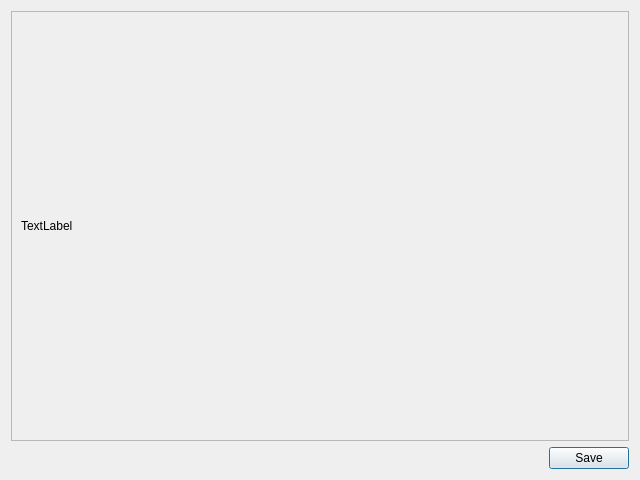
<?xml version="1.0" encoding="UTF-8"?>
<ui version="4.0">
 <class>GraphWidget</class>
 <widget class="QDialog" name="GraphWidget">
  <property name="geometry">
   <rect>
    <x>0</x>
    <y>0</y>
    <width>640</width>
    <height>480</height>
   </rect>
  </property>
  <property name="windowTitle">
   <string>Form</string>
  </property>
  <layout class="QVBoxLayout" name="verticalLayout">
   <item>
    <widget class="QScrollArea" name="scrollArea">
     <property name="widgetResizable">
      <bool>true</bool>
     </property>
     <widget class="QWidget" name="scrollAreaWidgetContents">
      <property name="geometry">
       <rect>
        <x>0</x>
        <y>0</y>
        <width>620</width>
        <height>425</height>
       </rect>
      </property>
      <layout class="QVBoxLayout" name="verticalLayout_2">
       <item>
        <widget class="QLabel" name="image">
         <property name="text">
          <string>TextLabel</string>
         </property>
        </widget>
       </item>
      </layout>
     </widget>
    </widget>
   </item>
   <item>
    <layout class="QHBoxLayout" name="horizontalLayout">
     <item>
      <spacer name="horizontalSpacer">
       <property name="orientation">
        <enum>Qt::Horizontal</enum>
       </property>
       <property name="sizeHint" stdset="0">
        <size>
         <width>40</width>
         <height>20</height>
        </size>
       </property>
      </spacer>
     </item>
     <item>
      <widget class="QPushButton" name="saveBtn">
       <property name="text">
        <string>Save</string>
       </property>
      </widget>
     </item>
    </layout>
   </item>
  </layout>
 </widget>
 <resources/>
 <connections/>
</ui>
